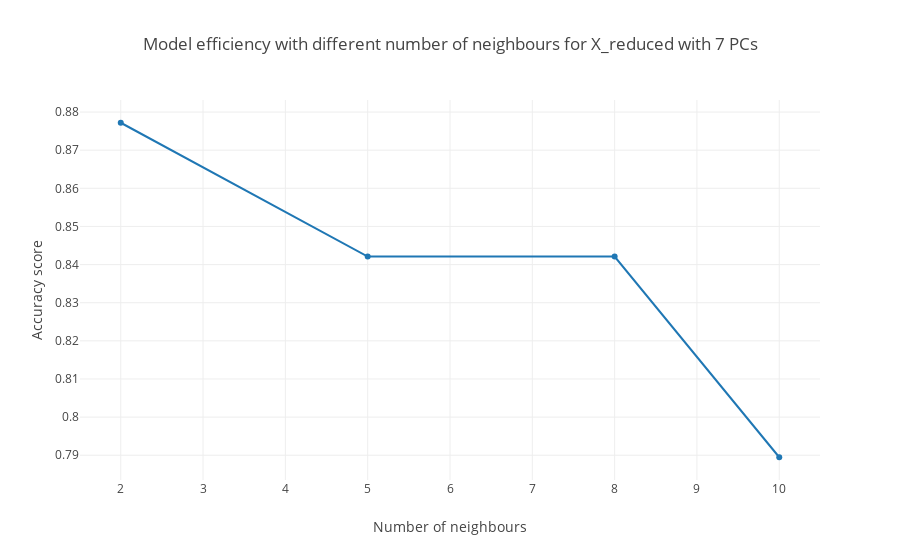

This figure's notebook cell:
### Code cell
trace = go.Scatter(
    x = [2,5,8,10],
    y = knn_grid.cv_results_['mean_test_score'],
    mode = 'lines+markers',
    name = 'lines+markers'
)

data = [trace]
layout = dict(title = 'Model efficiency with different number of neighbours for X_reduced with 7 PCs',
              xaxis = dict(title = 'Number of neighbours'),
              yaxis = dict(title = 'Accuracy score'),
              )

fig = dict(data=data, layout=layout)
iplot(fig)

### Figure 1 — Plotly figure (JSON) as saved in the notebook; plotly's stock layout.template omitted (floating-point values rounded to 4 significant figures)
{"data": [{"mode": "lines+markers", "name": "lines+markers", "type": "scatter", "x": [2, 5, 8, 10], "y": [0.8772, 0.8421, 0.8421, 0.7895]}], "layout": {"title": "Model efficiency with different number of neighbours for X_reduced with 7 PCs", "xaxis": {"title": "Number of neighbours"}, "yaxis": {"title": "Accuracy score"}}}
